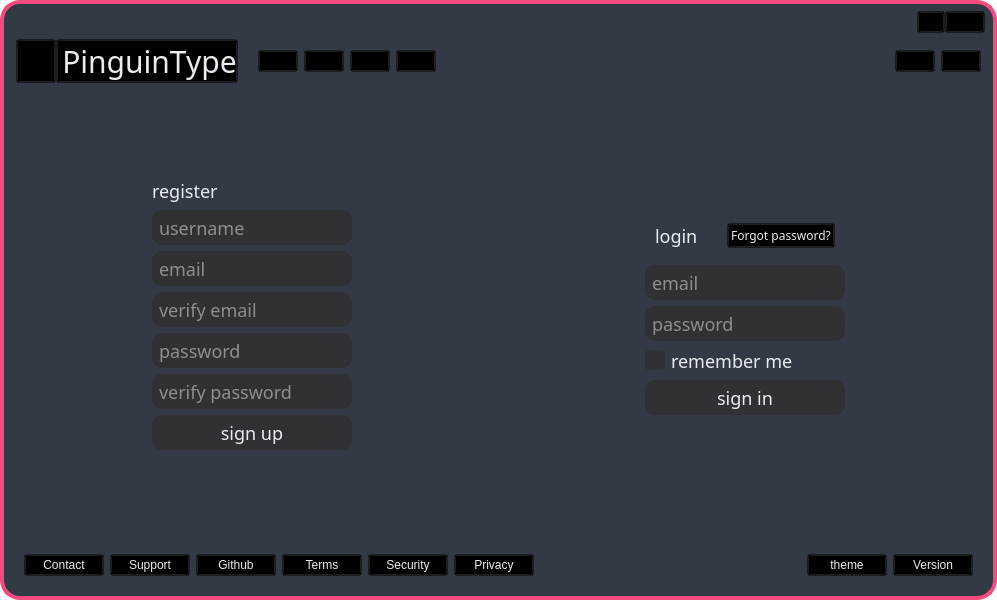
<?xml version="1.0" encoding="UTF-8"?>
<ui version="4.0">
 <class>MainWindow</class>
 <widget class="QMainWindow" name="MainWindow">
  <property name="geometry">
   <rect>
    <x>0</x>
    <y>0</y>
    <width>997</width>
    <height>600</height>
   </rect>
  </property>
  <property name="windowTitle">
   <string>MainWindow</string>
  </property>
  <property name="styleSheet">
   <string notr="true">background-color:transparent;</string>
  </property>
  <widget class="QWidget" name="centralwidget">
   <property name="styleSheet">
    <string notr="true">background-color:transparent;</string>
   </property>
   <layout class="QVBoxLayout" name="verticalLayout_4">
    <property name="spacing">
     <number>0</number>
    </property>
    <property name="leftMargin">
     <number>0</number>
    </property>
    <property name="topMargin">
     <number>0</number>
    </property>
    <property name="rightMargin">
     <number>0</number>
    </property>
    <property name="bottomMargin">
     <number>0</number>
    </property>
    <item>
     <widget class="QFrame" name="main_frame">
      <property name="styleSheet">
       <string notr="true">QFrame#main_frame {
	border:4px solid rgb(244, 76, 127);
	border-radius:20px; 
	background-color:#333A45;
}</string>
      </property>
      <property name="frameShape">
       <enum>QFrame::StyledPanel</enum>
      </property>
      <property name="frameShadow">
       <enum>QFrame::Raised</enum>
      </property>
      <layout class="QVBoxLayout" name="verticalLayout">
       <property name="spacing">
        <number>0</number>
       </property>
       <property name="leftMargin">
        <number>0</number>
       </property>
       <property name="topMargin">
        <number>0</number>
       </property>
       <property name="rightMargin">
        <number>0</number>
       </property>
       <property name="bottomMargin">
        <number>0</number>
       </property>
       <item alignment="Qt::AlignTop">
        <widget class="QFrame" name="title_bar_frame">
         <property name="frameShape">
          <enum>QFrame::StyledPanel</enum>
         </property>
         <property name="frameShadow">
          <enum>QFrame::Raised</enum>
         </property>
         <layout class="QHBoxLayout" name="horizontalLayout_4">
          <property name="spacing">
           <number>0</number>
          </property>
          <property name="leftMargin">
           <number>0</number>
          </property>
          <property name="topMargin">
           <number>0</number>
          </property>
          <property name="rightMargin">
           <number>0</number>
          </property>
          <property name="bottomMargin">
           <number>0</number>
          </property>
          <item>
           <widget class="QFrame" name="move_frame">
            <property name="sizePolicy">
             <sizepolicy hsizetype="Expanding" vsizetype="Preferred">
              <horstretch>0</horstretch>
              <verstretch>0</verstretch>
             </sizepolicy>
            </property>
            <property name="frameShape">
             <enum>QFrame::StyledPanel</enum>
            </property>
            <property name="frameShadow">
             <enum>QFrame::Raised</enum>
            </property>
            <layout class="QHBoxLayout" name="horizontalLayout_12">
             <property name="spacing">
              <number>0</number>
             </property>
             <property name="leftMargin">
              <number>0</number>
             </property>
             <property name="topMargin">
              <number>0</number>
             </property>
             <property name="rightMargin">
              <number>0</number>
             </property>
             <property name="bottomMargin">
              <number>0</number>
             </property>
             <item alignment="Qt::AlignHCenter">
              <widget class="QFrame" name="time_frame">
               <property name="frameShape">
                <enum>QFrame::StyledPanel</enum>
               </property>
               <property name="frameShadow">
                <enum>QFrame::Raised</enum>
               </property>
               <layout class="QVBoxLayout" name="verticalLayout_3">
                <property name="spacing">
                 <number>0</number>
                </property>
                <property name="leftMargin">
                 <number>0</number>
                </property>
                <property name="topMargin">
                 <number>0</number>
                </property>
                <property name="rightMargin">
                 <number>0</number>
                </property>
                <property name="bottomMargin">
                 <number>0</number>
                </property>
                <item>
                 <widget class="QLabel" name="time_label">
                  <property name="styleSheet">
                   <string notr="true">font: 18px bold;
color:rgb(244, 76, 127);</string>
                  </property>
                  <property name="text">
                   <string/>
                  </property>
                 </widget>
                </item>
               </layout>
              </widget>
             </item>
            </layout>
           </widget>
          </item>
          <item alignment="Qt::AlignRight">
           <widget class="QFrame" name="btn_frame">
            <property name="frameShape">
             <enum>QFrame::StyledPanel</enum>
            </property>
            <property name="frameShadow">
             <enum>QFrame::Raised</enum>
            </property>
            <layout class="QVBoxLayout" name="verticalLayout_2">
             <property name="spacing">
              <number>0</number>
             </property>
             <property name="leftMargin">
              <number>0</number>
             </property>
             <property name="topMargin">
              <number>0</number>
             </property>
             <property name="rightMargin">
              <number>0</number>
             </property>
             <property name="bottomMargin">
              <number>0</number>
             </property>
             <item alignment="Qt::AlignRight|Qt::AlignTop">
              <widget class="QFrame" name="window_managment_frame">
               <property name="frameShape">
                <enum>QFrame::StyledPanel</enum>
               </property>
               <property name="frameShadow">
                <enum>QFrame::Raised</enum>
               </property>
               <layout class="QHBoxLayout" name="horizontalLayout_11">
                <property name="spacing">
                 <number>0</number>
                </property>
                <property name="leftMargin">
                 <number>0</number>
                </property>
                <property name="topMargin">
                 <number>4</number>
                </property>
                <property name="rightMargin">
                 <number>5</number>
                </property>
                <property name="bottomMargin">
                 <number>0</number>
                </property>
                <item>
                 <widget class="QPushButton" name="hide_window_btn">
                  <property name="maximumSize">
                   <size>
                    <width>28</width>
                    <height>24</height>
                   </size>
                  </property>
                  <property name="styleSheet">
                   <string notr="true">QPushButton#hide_window_btn  {
	background-color:transparent;
}

QPushButton#hide_window_btn::hover {
	background-color:rgb(116, 133, 158);
	border-radius:7px;
}</string>
                  </property>
                  <property name="text">
                   <string/>
                  </property>
                  <property name="icon">
                   <iconset resource="../Resources/icons.qrc">
                    <normaloff>:/images/icons/icons/minusw.png</normaloff>:/images/icons/icons/minusw.png</iconset>
                  </property>
                  <property name="iconSize">
                   <size>
                    <width>20</width>
                    <height>20</height>
                   </size>
                  </property>
                 </widget>
                </item>
                <item>
                 <widget class="QPushButton" name="close_window_btn">
                  <property name="styleSheet">
                   <string notr="true">QPushButton#close_window_btn  {
	background-color:transparent;
}

QPushButton#close_window_btn::hover {
	background-color:#FF0000;
	border-radius:7px;
}</string>
                  </property>
                  <property name="text">
                   <string/>
                  </property>
                  <property name="icon">
                   <iconset resource="../Resources/icons.qrc">
                    <normaloff>:/images/icons/icons/closew.png</normaloff>:/images/icons/icons/closew.png</iconset>
                  </property>
                 </widget>
                </item>
               </layout>
              </widget>
             </item>
            </layout>
           </widget>
          </item>
         </layout>
        </widget>
       </item>
       <item alignment="Qt::AlignTop">
        <widget class="QFrame" name="bar_frame">
         <property name="frameShape">
          <enum>QFrame::StyledPanel</enum>
         </property>
         <property name="frameShadow">
          <enum>QFrame::Raised</enum>
         </property>
         <layout class="QHBoxLayout" name="horizontalLayout">
          <property name="spacing">
           <number>0</number>
          </property>
          <property name="leftMargin">
           <number>0</number>
          </property>
          <property name="topMargin">
           <number>0</number>
          </property>
          <property name="rightMargin">
           <number>0</number>
          </property>
          <property name="bottomMargin">
           <number>0</number>
          </property>
          <item alignment="Qt::AlignLeft">
           <widget class="QFrame" name="left_bar_frame">
            <property name="frameShape">
             <enum>QFrame::StyledPanel</enum>
            </property>
            <property name="frameShadow">
             <enum>QFrame::Raised</enum>
            </property>
            <layout class="QHBoxLayout" name="horizontalLayout_2">
             <property name="spacing">
              <number>0</number>
             </property>
             <property name="leftMargin">
              <number>0</number>
             </property>
             <property name="topMargin">
              <number>0</number>
             </property>
             <property name="rightMargin">
              <number>0</number>
             </property>
             <property name="bottomMargin">
              <number>0</number>
             </property>
             <item>
              <widget class="QFrame" name="logo_bar_frame">
               <property name="frameShape">
                <enum>QFrame::StyledPanel</enum>
               </property>
               <property name="frameShadow">
                <enum>QFrame::Raised</enum>
               </property>
               <layout class="QHBoxLayout" name="horizontalLayout_6">
                <property name="spacing">
                 <number>0</number>
                </property>
                <property name="topMargin">
                 <number>0</number>
                </property>
                <item>
                 <widget class="QPushButton" name="pushButton">
                  <property name="maximumSize">
                   <size>
                    <width>60</width>
                    <height>60</height>
                   </size>
                  </property>
                  <property name="cursor">
                   <cursorShape>PointingHandCursor</cursorShape>
                  </property>
                  <property name="styleSheet">
                   <string notr="true">background-color:transparent;</string>
                  </property>
                  <property name="text">
                   <string/>
                  </property>
                  <property name="icon">
                   <iconset resource="../Resources/icons.qrc">
                    <normaloff>:/images/icons/icons/PinguinIcon.png</normaloff>:/images/icons/icons/PinguinIcon.png</iconset>
                  </property>
                  <property name="iconSize">
                   <size>
                    <width>60</width>
                    <height>60</height>
                   </size>
                  </property>
                 </widget>
                </item>
                <item>
                 <widget class="QPushButton" name="logo_btn">
                  <property name="maximumSize">
                   <size>
                    <width>230</width>
                    <height>45</height>
                   </size>
                  </property>
                  <property name="layoutDirection">
                   <enum>Qt::LeftToRight</enum>
                  </property>
                  <property name="styleSheet">
                   <string notr="true">font:30px bold;
color:#E9ECF0;
background-color: transparent;
padding-left: 5px;
padding-top: 0px;
padding-bottom: 0px;
padding-right: 0px;</string>
                  </property>
                  <property name="text">
                   <string>PinguinType</string>
                  </property>
                  <property name="iconSize">
                   <size>
                    <width>60</width>
                    <height>60</height>
                   </size>
                  </property>
                 </widget>
                </item>
               </layout>
              </widget>
             </item>
             <item>
              <widget class="QFrame" name="navigation_left_bar_frame">
               <property name="frameShape">
                <enum>QFrame::StyledPanel</enum>
               </property>
               <property name="frameShadow">
                <enum>QFrame::Raised</enum>
               </property>
               <layout class="QHBoxLayout" name="horizontalLayout_8">
                <property name="topMargin">
                 <number>0</number>
                </property>
                <item>
                 <widget class="QPushButton" name="start_test_btn">
                  <property name="cursor">
                   <cursorShape>PointingHandCursor</cursorShape>
                  </property>
                  <property name="styleSheet">
                   <string notr="true">background-color:transparent;</string>
                  </property>
                  <property name="text">
                   <string/>
                  </property>
                  <property name="icon">
                   <iconset resource="../Resources/icons.qrc">
                    <normaloff>:/images/icons/icons/keyboardw.png</normaloff>:/images/icons/icons/keyboardw.png</iconset>
                  </property>
                  <property name="iconSize">
                   <size>
                    <width>30</width>
                    <height>30</height>
                   </size>
                  </property>
                 </widget>
                </item>
                <item>
                 <widget class="QPushButton" name="leader_btn">
                  <property name="cursor">
                   <cursorShape>PointingHandCursor</cursorShape>
                  </property>
                  <property name="styleSheet">
                   <string notr="true">background-color:transparent;</string>
                  </property>
                  <property name="text">
                   <string/>
                  </property>
                  <property name="icon">
                   <iconset resource="../Resources/icons.qrc">
                    <normaloff>:/images/icons/icons/crownw.png</normaloff>:/images/icons/icons/crownw.png</iconset>
                  </property>
                  <property name="iconSize">
                   <size>
                    <width>30</width>
                    <height>30</height>
                   </size>
                  </property>
                 </widget>
                </item>
                <item>
                 <widget class="QPushButton" name="about_btn">
                  <property name="cursor">
                   <cursorShape>PointingHandCursor</cursorShape>
                  </property>
                  <property name="styleSheet">
                   <string notr="true">background-color:transparent;</string>
                  </property>
                  <property name="text">
                   <string/>
                  </property>
                  <property name="icon">
                   <iconset resource="../Resources/icons.qrc">
                    <normaloff>:/images/icons/icons/informationw.png</normaloff>:/images/icons/icons/informationw.png</iconset>
                  </property>
                  <property name="iconSize">
                   <size>
                    <width>30</width>
                    <height>30</height>
                   </size>
                  </property>
                 </widget>
                </item>
                <item>
                 <widget class="QPushButton" name="settings_btn">
                  <property name="cursor">
                   <cursorShape>PointingHandCursor</cursorShape>
                  </property>
                  <property name="styleSheet">
                   <string notr="true">background-color:transparent;</string>
                  </property>
                  <property name="text">
                   <string/>
                  </property>
                  <property name="icon">
                   <iconset resource="../Resources/icons.qrc">
                    <normaloff>:/images/icons/icons/settingsw.png</normaloff>:/images/icons/icons/settingsw.png</iconset>
                  </property>
                  <property name="iconSize">
                   <size>
                    <width>30</width>
                    <height>30</height>
                   </size>
                  </property>
                 </widget>
                </item>
               </layout>
              </widget>
             </item>
            </layout>
           </widget>
          </item>
          <item alignment="Qt::AlignRight">
           <widget class="QFrame" name="right_bar_frame">
            <property name="frameShape">
             <enum>QFrame::StyledPanel</enum>
            </property>
            <property name="frameShadow">
             <enum>QFrame::Raised</enum>
            </property>
            <layout class="QHBoxLayout" name="horizontalLayout_3">
             <property name="spacing">
              <number>0</number>
             </property>
             <property name="leftMargin">
              <number>0</number>
             </property>
             <property name="topMargin">
              <number>0</number>
             </property>
             <property name="rightMargin">
              <number>0</number>
             </property>
             <property name="bottomMargin">
              <number>0</number>
             </property>
             <item>
              <widget class="QFrame" name="navigation_right_bar_frame">
               <property name="frameShape">
                <enum>QFrame::StyledPanel</enum>
               </property>
               <property name="frameShadow">
                <enum>QFrame::Raised</enum>
               </property>
               <layout class="QHBoxLayout" name="horizontalLayout_5">
                <property name="topMargin">
                 <number>0</number>
                </property>
                <item>
                 <widget class="QPushButton" name="notif_btn">
                  <property name="cursor">
                   <cursorShape>PointingHandCursor</cursorShape>
                  </property>
                  <property name="styleSheet">
                   <string notr="true">background-color:transparent;</string>
                  </property>
                  <property name="text">
                   <string/>
                  </property>
                  <property name="icon">
                   <iconset resource="../Resources/icons.qrc">
                    <normaloff>:/images/icons/icons/bellw.png</normaloff>:/images/icons/icons/bellw.png</iconset>
                  </property>
                  <property name="iconSize">
                   <size>
                    <width>30</width>
                    <height>30</height>
                   </size>
                  </property>
                 </widget>
                </item>
                <item>
                 <widget class="QPushButton" name="main_login_btn">
                  <property name="cursor">
                   <cursorShape>PointingHandCursor</cursorShape>
                  </property>
                  <property name="styleSheet">
                   <string notr="true">background-color:transparent;</string>
                  </property>
                  <property name="text">
                   <string/>
                  </property>
                  <property name="icon">
                   <iconset resource="../Resources/icons.qrc">
                    <normaloff>:/images/icons/icons/avatarw.png</normaloff>:/images/icons/icons/avatarw.png</iconset>
                  </property>
                  <property name="iconSize">
                   <size>
                    <width>30</width>
                    <height>30</height>
                   </size>
                  </property>
                 </widget>
                </item>
               </layout>
              </widget>
             </item>
            </layout>
           </widget>
          </item>
         </layout>
        </widget>
       </item>
       <item>
        <widget class="QFrame" name="functional_frame">
         <property name="sizePolicy">
          <sizepolicy hsizetype="Preferred" vsizetype="Expanding">
           <horstretch>0</horstretch>
           <verstretch>0</verstretch>
          </sizepolicy>
         </property>
         <property name="frameShape">
          <enum>QFrame::StyledPanel</enum>
         </property>
         <property name="frameShadow">
          <enum>QFrame::Raised</enum>
         </property>
         <layout class="QGridLayout" name="gridLayout_2">
          <property name="leftMargin">
           <number>0</number>
          </property>
          <property name="topMargin">
           <number>0</number>
          </property>
          <property name="rightMargin">
           <number>0</number>
          </property>
          <property name="bottomMargin">
           <number>0</number>
          </property>
          <property name="spacing">
           <number>0</number>
          </property>
          <item row="0" column="0">
           <widget class="QStackedWidget" name="stackedWidget">
            <widget class="QWidget" name="login_page">
             <layout class="QHBoxLayout" name="horizontalLayout_13">
              <property name="spacing">
               <number>0</number>
              </property>
              <property name="leftMargin">
               <number>0</number>
              </property>
              <property name="topMargin">
               <number>0</number>
              </property>
              <property name="rightMargin">
               <number>0</number>
              </property>
              <property name="bottomMargin">
               <number>0</number>
              </property>
              <item>
               <widget class="QFrame" name="register_frame">
                <property name="frameShape">
                 <enum>QFrame::StyledPanel</enum>
                </property>
                <property name="frameShadow">
                 <enum>QFrame::Raised</enum>
                </property>
                <layout class="QGridLayout" name="gridLayout">
                 <item row="0" column="0" alignment="Qt::AlignHCenter|Qt::AlignVCenter">
                  <widget class="QFrame" name="register_form">
                   <property name="frameShape">
                    <enum>QFrame::StyledPanel</enum>
                   </property>
                   <property name="frameShadow">
                    <enum>QFrame::Raised</enum>
                   </property>
                   <layout class="QVBoxLayout" name="verticalLayout_5">
                    <item>
                     <widget class="QLabel" name="register_label">
                      <property name="styleSheet">
                       <string notr="true">font:18px bold;
color:#E9ECF0;</string>
                      </property>
                      <property name="text">
                       <string>register</string>
                      </property>
                     </widget>
                    </item>
                    <item>
                     <widget class="QLineEdit" name="username_input">
                      <property name="minimumSize">
                       <size>
                        <width>200</width>
                        <height>35</height>
                       </size>
                      </property>
                      <property name="styleSheet">
                       <string notr="true">font:18px bold;
color:#E9ECF0;
border-radius:10px;
border:0px;
background-color: rgb(47, 49, 52); 
padding-left: 5px;</string>
                      </property>
                      <property name="placeholderText">
                       <string>username</string>
                      </property>
                     </widget>
                    </item>
                    <item>
                     <widget class="QLineEdit" name="email_input">
                      <property name="minimumSize">
                       <size>
                        <width>0</width>
                        <height>35</height>
                       </size>
                      </property>
                      <property name="styleSheet">
                       <string notr="true">font:18px bold;
color:#E9ECF0;
border-radius:10px;
border:0px;
background-color: rgb(47, 49, 52); 
padding-left: 5px;</string>
                      </property>
                      <property name="placeholderText">
                       <string>email</string>
                      </property>
                     </widget>
                    </item>
                    <item>
                     <widget class="QLineEdit" name="verify_email_input">
                      <property name="minimumSize">
                       <size>
                        <width>0</width>
                        <height>35</height>
                       </size>
                      </property>
                      <property name="styleSheet">
                       <string notr="true">font:18px bold;
color:#E9ECF0;
border-radius:10px;
border:0px;
background-color: rgb(47, 49, 52); 
padding-left: 5px;</string>
                      </property>
                      <property name="placeholderText">
                       <string>verify email</string>
                      </property>
                     </widget>
                    </item>
                    <item>
                     <widget class="QLineEdit" name="password_input">
                      <property name="minimumSize">
                       <size>
                        <width>0</width>
                        <height>35</height>
                       </size>
                      </property>
                      <property name="styleSheet">
                       <string notr="true">font:18px bold;
color:#E9ECF0;
border-radius:10px;
border:0px;
background-color: rgb(47, 49, 52); 
padding-left: 5px;</string>
                      </property>
                      <property name="placeholderText">
                       <string>password</string>
                      </property>
                     </widget>
                    </item>
                    <item>
                     <widget class="QLineEdit" name="verify_password_input">
                      <property name="minimumSize">
                       <size>
                        <width>0</width>
                        <height>35</height>
                       </size>
                      </property>
                      <property name="styleSheet">
                       <string notr="true">font:18px bold;
color:#E9ECF0;
border-radius:10px;
border:0px;
background-color: rgb(47, 49, 52); 
padding-left: 5px;</string>
                      </property>
                      <property name="placeholderText">
                       <string>verify password</string>
                      </property>
                     </widget>
                    </item>
                    <item>
                     <widget class="QPushButton" name="signup_btn">
                      <property name="minimumSize">
                       <size>
                        <width>0</width>
                        <height>35</height>
                       </size>
                      </property>
                      <property name="cursor">
                       <cursorShape>PointingHandCursor</cursorShape>
                      </property>
                      <property name="styleSheet">
                       <string notr="true">QPushButton#signup_btn  {
	font:18px bold;
	color:#E9ECF0;
	background-color: rgb(47, 49, 52); 
	border-radius:10px;
}

QPushButton#signup_btn::hover {
	font:18px bold;
	color:#E9ECF0;
	background-color: rgb(47, 49, 52);
	border-radius:10px;
	border:2px solid rgb(244, 76, 127);
}</string>
                      </property>
                      <property name="text">
                       <string>sign up</string>
                      </property>
                     </widget>
                    </item>
                   </layout>
                  </widget>
                 </item>
                </layout>
               </widget>
              </item>
              <item>
               <widget class="QFrame" name="login_frame">
                <property name="frameShape">
                 <enum>QFrame::StyledPanel</enum>
                </property>
                <property name="frameShadow">
                 <enum>QFrame::Raised</enum>
                </property>
                <layout class="QGridLayout" name="gridLayout_3">
                 <property name="leftMargin">
                  <number>0</number>
                 </property>
                 <property name="topMargin">
                  <number>0</number>
                 </property>
                 <property name="rightMargin">
                  <number>0</number>
                 </property>
                 <property name="bottomMargin">
                  <number>0</number>
                 </property>
                 <property name="spacing">
                  <number>0</number>
                 </property>
                 <item row="0" column="0" alignment="Qt::AlignHCenter|Qt::AlignVCenter">
                  <widget class="QFrame" name="login_form">
                   <property name="frameShape">
                    <enum>QFrame::StyledPanel</enum>
                   </property>
                   <property name="frameShadow">
                    <enum>QFrame::Raised</enum>
                   </property>
                   <layout class="QVBoxLayout" name="verticalLayout_6">
                    <item>
                     <widget class="QFrame" name="frame">
                      <property name="frameShape">
                       <enum>QFrame::StyledPanel</enum>
                      </property>
                      <property name="frameShadow">
                       <enum>QFrame::Raised</enum>
                      </property>
                      <layout class="QHBoxLayout" name="horizontalLayout_14">
                       <item>
                        <widget class="QLabel" name="login_label">
                         <property name="styleSheet">
                          <string notr="true">font:18px bold;
color:#E9ECF0;</string>
                         </property>
                         <property name="text">
                          <string>login</string>
                         </property>
                        </widget>
                       </item>
                       <item>
                        <widget class="QPushButton" name="frgtpswd_btn">
                         <property name="cursor">
                          <cursorShape>PointingHandCursor</cursorShape>
                         </property>
                         <property name="styleSheet">
                          <string notr="true">background-color:transparent;
font:12px bold;
color:#E9ECF0;
</string>
                         </property>
                         <property name="text">
                          <string>Forgot password?</string>
                         </property>
                        </widget>
                       </item>
                      </layout>
                     </widget>
                    </item>
                    <item>
                     <widget class="QLineEdit" name="login_username_input">
                      <property name="minimumSize">
                       <size>
                        <width>200</width>
                        <height>35</height>
                       </size>
                      </property>
                      <property name="styleSheet">
                       <string notr="true">font:18px bold;
color:#E9ECF0;
border-radius:10px;
border:0px;
background-color: rgb(47, 49, 52); 
padding-left: 5px;</string>
                      </property>
                      <property name="placeholderText">
                       <string>email</string>
                      </property>
                     </widget>
                    </item>
                    <item>
                     <widget class="QLineEdit" name="login_password_input">
                      <property name="minimumSize">
                       <size>
                        <width>0</width>
                        <height>35</height>
                       </size>
                      </property>
                      <property name="styleSheet">
                       <string notr="true">font:18px bold;
color:#E9ECF0;
border-radius:10px;
border:0px;
background-color: rgb(47, 49, 52); 
padding-left: 5px;</string>
                      </property>
                      <property name="placeholderText">
                       <string>password</string>
                      </property>
                     </widget>
                    </item>
                    <item>
                     <widget class="QCheckBox" name="remem_checkbox">
                      <property name="cursor">
                       <cursorShape>PointingHandCursor</cursorShape>
                      </property>
                      <property name="styleSheet">
                       <string notr="true">QCheckBox {
	font:18px bold;
	color:#E9ECF0;
}

QCheckBox::indicator {
    width: 20px;
    height: 20px;
    background-color: rgb(47, 49, 52);
    border-radius: 4px;
    border-style: solid;
    border-width: 0px;
    border-color: white white black black;
}
QCheckBox::indicator:checked {
    image: url(&quot;:/images/marks/check_marks/default.png&quot;) stretch stretch;
}</string>
                      </property>
                      <property name="text">
                       <string>remember me</string>
                      </property>
                      <property name="tristate">
                       <bool>false</bool>
                      </property>
                     </widget>
                    </item>
                    <item>
                     <widget class="QPushButton" name="login_btn">
                      <property name="minimumSize">
                       <size>
                        <width>0</width>
                        <height>35</height>
                       </size>
                      </property>
                      <property name="cursor">
                       <cursorShape>PointingHandCursor</cursorShape>
                      </property>
                      <property name="styleSheet">
                       <string notr="true">QPushButton#login_btn  {
	font:18px bold;
	color:#E9ECF0;
	background-color: rgb(47, 49, 52); 
	border-radius:10px;
}

QPushButton#login_btn::hover {
	font:18px bold;
	color:#E9ECF0;
	background-color: rgb(47, 49, 52);
	border-radius:10px;
	border:2px solid rgb(244, 76, 127);
}</string>
                      </property>
                      <property name="text">
                       <string>sign in</string>
                      </property>
                     </widget>
                    </item>
                   </layout>
                  </widget>
                 </item>
                </layout>
               </widget>
              </item>
             </layout>
            </widget>
            <widget class="QWidget" name="typing_page">
             <layout class="QVBoxLayout" name="verticalLayout_7">
              <property name="spacing">
               <number>0</number>
              </property>
              <property name="leftMargin">
               <number>0</number>
              </property>
              <property name="topMargin">
               <number>0</number>
              </property>
              <property name="rightMargin">
               <number>0</number>
              </property>
              <property name="bottomMargin">
               <number>0</number>
              </property>
              <item>
               <widget class="QFrame" name="frame_2">
                <property name="frameShape">
                 <enum>QFrame::StyledPanel</enum>
                </property>
                <property name="frameShadow">
                 <enum>QFrame::Raised</enum>
                </property>
               </widget>
              </item>
              <item>
               <widget class="QFrame" name="frame_3">
                <property name="frameShape">
                 <enum>QFrame::StyledPanel</enum>
                </property>
                <property name="frameShadow">
                 <enum>QFrame::Raised</enum>
                </property>
               </widget>
              </item>
              <item>
               <widget class="QFrame" name="frame_4">
                <property name="frameShape">
                 <enum>QFrame::StyledPanel</enum>
                </property>
                <property name="frameShadow">
                 <enum>QFrame::Raised</enum>
                </property>
               </widget>
              </item>
             </layout>
            </widget>
           </widget>
          </item>
         </layout>
        </widget>
       </item>
       <item alignment="Qt::AlignBottom">
        <widget class="QFrame" name="info_frame">
         <property name="frameShape">
          <enum>QFrame::StyledPanel</enum>
         </property>
         <property name="frameShadow">
          <enum>QFrame::Raised</enum>
         </property>
         <layout class="QHBoxLayout" name="horizontalLayout_7">
          <item alignment="Qt::AlignLeft">
           <widget class="QFrame" name="left_info_frame">
            <property name="frameShape">
             <enum>QFrame::StyledPanel</enum>
            </property>
            <property name="frameShadow">
             <enum>QFrame::Raised</enum>
            </property>
            <layout class="QHBoxLayout" name="horizontalLayout_9">
             <item>
              <widget class="QPushButton" name="contact_btn">
               <property name="cursor">
                <cursorShape>PointingHandCursor</cursorShape>
               </property>
               <property name="styleSheet">
                <string notr="true">background-color:transparent;
color:#E9ECF0;</string>
               </property>
               <property name="text">
                <string>Contact</string>
               </property>
               <property name="icon">
                <iconset resource="../Resources/icons.qrc">
                 <normaloff>:/images/icons/icons/mailw.png</normaloff>:/images/icons/icons/mailw.png</iconset>
               </property>
              </widget>
             </item>
             <item>
              <widget class="QPushButton" name="support_btn">
               <property name="cursor">
                <cursorShape>PointingHandCursor</cursorShape>
               </property>
               <property name="styleSheet">
                <string notr="true">background-color:transparent;
color:#E9ECF0;</string>
               </property>
               <property name="text">
                <string>Support</string>
               </property>
               <property name="icon">
                <iconset resource="../Resources/icons.qrc">
                 <normaloff>:/images/icons/icons/donatew.png</normaloff>:/images/icons/icons/donatew.png</iconset>
               </property>
              </widget>
             </item>
             <item>
              <widget class="QPushButton" name="github_btn">
               <property name="cursor">
                <cursorShape>PointingHandCursor</cursorShape>
               </property>
               <property name="styleSheet">
                <string notr="true">background-color:transparent;
color:#E9ECF0;</string>
               </property>
               <property name="text">
                <string>Github</string>
               </property>
               <property name="icon">
                <iconset resource="../Resources/icons.qrc">
                 <normaloff>:/images/icons/icons/codew.png</normaloff>:/images/icons/icons/codew.png</iconset>
               </property>
              </widget>
             </item>
             <item>
              <widget class="QPushButton" name="terms_btn">
               <property name="cursor">
                <cursorShape>PointingHandCursor</cursorShape>
               </property>
               <property name="styleSheet">
                <string notr="true">background-color:transparent;
color:#E9ECF0;</string>
               </property>
               <property name="text">
                <string>Terms</string>
               </property>
               <property name="icon">
                <iconset resource="../Resources/icons.qrc">
                 <normaloff>:/images/icons/icons/documentsw.png</normaloff>:/images/icons/icons/documentsw.png</iconset>
               </property>
              </widget>
             </item>
             <item>
              <widget class="QPushButton" name="security_btn">
               <property name="cursor">
                <cursorShape>PointingHandCursor</cursorShape>
               </property>
               <property name="styleSheet">
                <string notr="true">background-color:transparent;
color:#E9ECF0;</string>
               </property>
               <property name="text">
                <string>Security</string>
               </property>
               <property name="icon">
                <iconset resource="../Resources/icons.qrc">
                 <normaloff>:/images/icons/icons/shieldw.png</normaloff>:/images/icons/icons/shieldw.png</iconset>
               </property>
              </widget>
             </item>
             <item>
              <widget class="QPushButton" name="privacy_btn">
               <property name="cursor">
                <cursorShape>PointingHandCursor</cursorShape>
               </property>
               <property name="styleSheet">
                <string notr="true">background-color:transparent;
color:#E9ECF0;</string>
               </property>
               <property name="text">
                <string>Privacy</string>
               </property>
               <property name="icon">
                <iconset resource="../Resources/icons.qrc">
                 <normaloff>:/images/icons/icons/padlockw.png</normaloff>:/images/icons/icons/padlockw.png</iconset>
               </property>
              </widget>
             </item>
            </layout>
           </widget>
          </item>
          <item alignment="Qt::AlignRight">
           <widget class="QFrame" name="right_info_frame">
            <property name="frameShape">
             <enum>QFrame::StyledPanel</enum>
            </property>
            <property name="frameShadow">
             <enum>QFrame::Raised</enum>
            </property>
            <layout class="QHBoxLayout" name="horizontalLayout_10">
             <item>
              <widget class="QPushButton" name="theme_btn">
               <property name="cursor">
                <cursorShape>PointingHandCursor</cursorShape>
               </property>
               <property name="styleSheet">
                <string notr="true">background-color:transparent;
color:#E9ECF0;</string>
               </property>
               <property name="text">
                <string>theme</string>
               </property>
               <property name="icon">
                <iconset resource="../Resources/icons.qrc">
                 <normaloff>:/images/icons/icons/watercolorw.png</normaloff>:/images/icons/icons/watercolorw.png</iconset>
               </property>
              </widget>
             </item>
             <item>
              <widget class="QPushButton" name="version_btn">
               <property name="cursor">
                <cursorShape>PointingHandCursor</cursorShape>
               </property>
               <property name="styleSheet">
                <string notr="true">background-color:transparent;
color:#E9ECF0;</string>
               </property>
               <property name="text">
                <string>Version</string>
               </property>
               <property name="icon">
                <iconset resource="../Resources/icons.qrc">
                 <normaloff>:/images/icons/icons/gitw.png</normaloff>:/images/icons/icons/gitw.png</iconset>
               </property>
              </widget>
             </item>
            </layout>
           </widget>
          </item>
         </layout>
        </widget>
       </item>
      </layout>
     </widget>
    </item>
   </layout>
  </widget>
 </widget>
 <resources>
  <include location="../Resources/icons.qrc"/>
 </resources>
 <connections/>
</ui>
